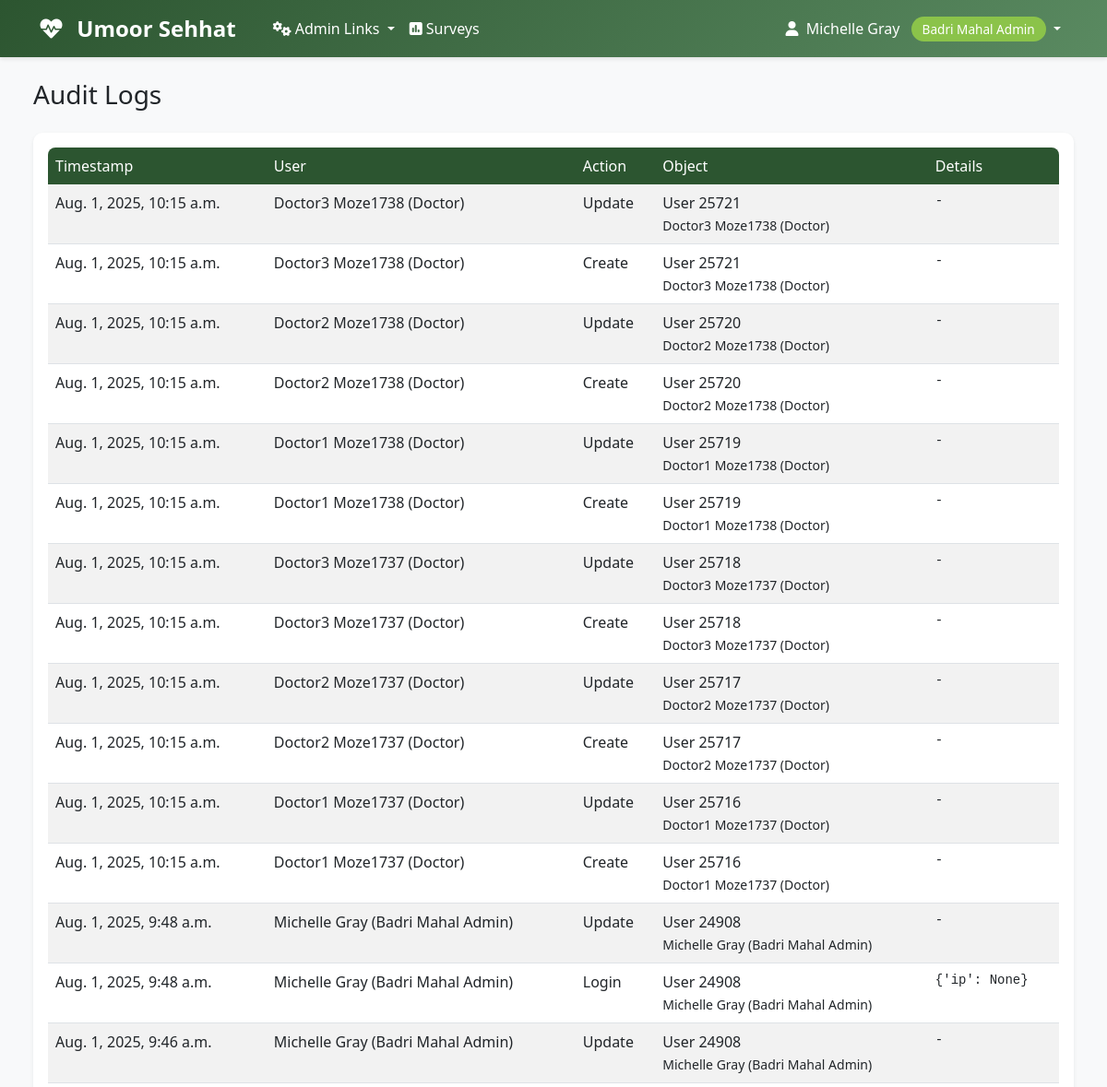
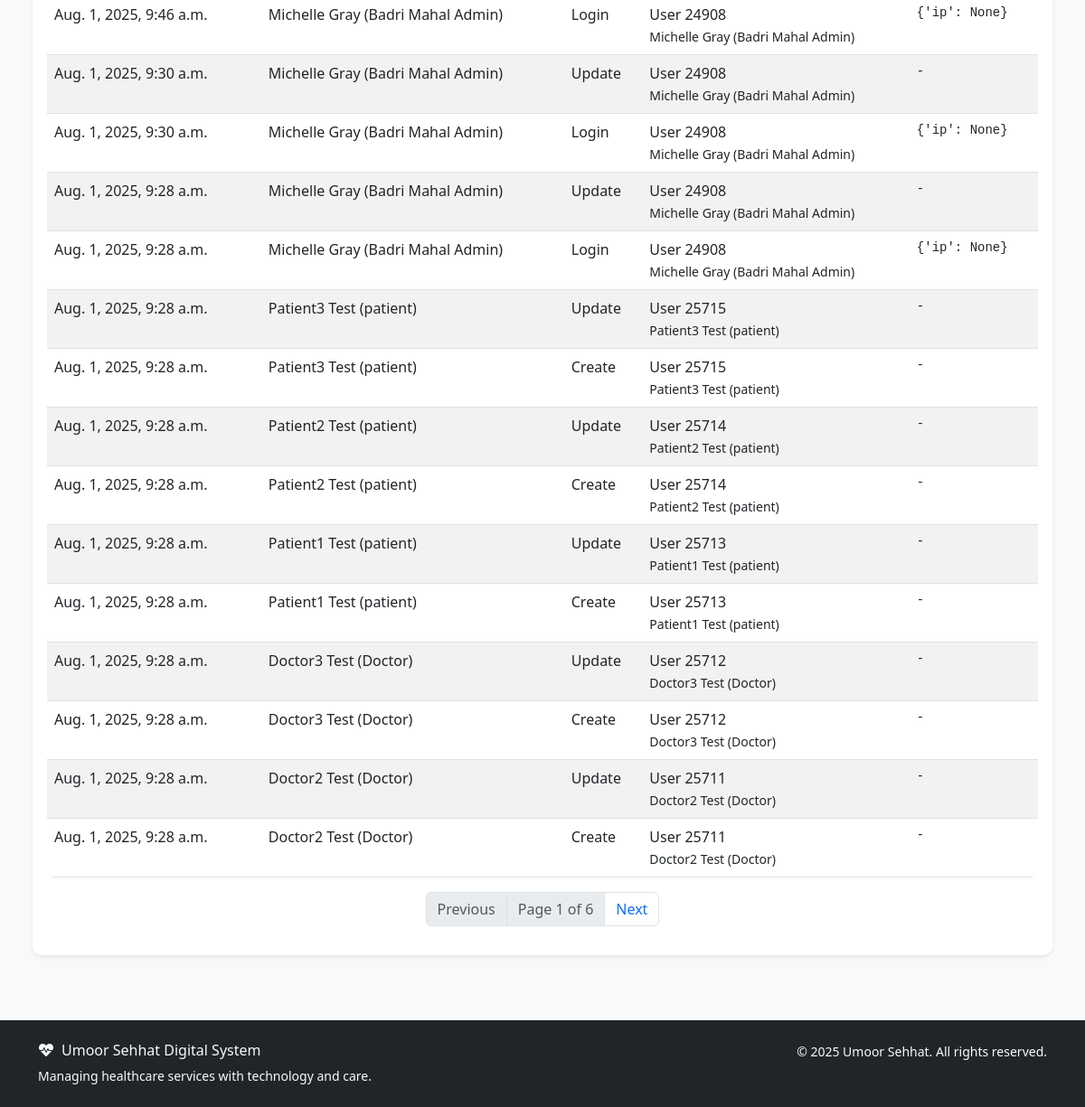
Screenshot of /accounts/audit-logs/ (signed in) with the database file from the repository (2 pictures, top to bottom).
### accounts/models.py (models this page shows, shortened)
class User(AbstractUser):
    ROLE_CHOICES = [
        ('aamil', 'Aamil'),
        ('moze_coordinator', 'Moze Coordinator'),
        ('doctor', 'Doctor'),
        ('student', 'Student'),
        ('badri_mahal_admin', 'Badri Mahal Admin'),
    ]
    role = models.CharField(max_length=20, choices=ROLE_CHOICES, default='student')
    its_id = models.CharField(
        max_length=8,
        unique=True,
        null=True,
        blank=True,
        validators=[RegexValidator(
            regex=r'^\d{8}$',
            message='ITS ID must be exactly 8 digits',
            code='invalid_its_id'
        )],
        help_text='8-digit ITS ID'
    )
    phone_number = models.CharField(max_length=15, blank=True, null=True)
    profile_photo = models.URLField(blank=True, null=True)
    arabic_name = models.CharField(max_length=100, blank=True, null=True)
    age = models.PositiveIntegerField(blank=True, null=True)
    verified_certificate = models.FileField(upload_to='certificates/', blank=True, null=True)
    specialty = models.CharField(max_length=100, blank=True, null=True)
    college = models.CharField(max_length=100, blank=True, null=True)  # For students
    specialization = models.CharField(max_length=100, blank=True, null=True)  # For students
    created_at = models.DateTimeField(auto_now_add=True)
    updated_at = models.DateTimeField(auto_now=True)
    def __str__(self):
        return f"{self.get_full_name()} ({self.get_role_display()})"
    def get_full_name(self):
        if self.arabic_name:
            return self.arabic_name
        return super().get_full_name() or self.username
    @property
    def is_aamil(self):
        return self.role == 'aamil'
    @property
    def is_moze_coordinator(self):
        return self.role == 'moze_coordinator'
    @property
    def is_doctor(self):
        return self.role == 'doctor'
    @property
    def is_student(self):
        return self.role == 'student'
    @property
    def is_admin(self):
        return self.role == 'badri_mahal_admin' or self.is_superuser
    class Meta:
        verbose_name = 'User'
        verbose_name_plural = 'Users'
        ordering = ['first_name', 'last_name']

class AuditLog(models.Model):
    ACTION_CHOICES = [
        ('create', 'Create'),
        ('update', 'Update'),
        ('delete', 'Delete'),
        ('login', 'Login'),
        ('logout', 'Logout'),
        ('permission_change', 'Permission Change'),
        ('other', 'Other'),
    ]
    user = models.ForeignKey(User, on_delete=models.SET_NULL, null=True, blank=True, related_name='audit_logs')
    action = models.CharField(max_length=32, choices=ACTION_CHOICES)
    object_type = models.CharField(max_length=64, blank=True, null=True)
    object_id = models.CharField(max_length=64, blank=True, null=True)
    object_repr = models.CharField(max_length=256, blank=True, null=True)
    timestamp = models.DateTimeField(auto_now_add=True)
    extra_data = models.JSONField(blank=True, null=True)
    class Meta:
        ordering = ['-timestamp']
        verbose_name = 'Audit Log'
        verbose_name_plural = 'Audit Logs'

### accounts/views.py (the view)
# urls.py: path('audit-logs/', views.AuditLogListView.as_view(), name='audit_log_list'),
class AuditLogListView(LoginRequiredMixin, UserPassesTestMixin, TemplateView):
    template_name = 'accounts/audit_log_list.html'
    paginate_by = 30
    def test_func(self):
        return self.request.user.is_admin
    def get_context_data(self, **kwargs):
        context = super().get_context_data(**kwargs)
        logs = AuditLog.objects.select_related('user').all()
        paginator = Paginator(logs, self.paginate_by)
        page_number = self.request.GET.get('page')
        page_obj = paginator.get_page(page_number)
        context['page_obj'] = page_obj
        return context

### templates/accounts/audit_log_list.html (shortened to what this page needs)
{% extends 'base.html' %}
{% block content %}
<div class="container-fluid px-2 px-md-4">
    <h1 class="h3 mb-4">Audit Logs</h1>
    <div class="card shadow-sm">
        <div class="card-body">
            <div class="table-responsive">
                <table class="table table-striped table-hover">
                    <thead>
                        <tr>
                            <th>Timestamp</th>
                            <th>User</th>
                            <th>Action</th>
                            <th>Object</th>
                            <th>Details</th>
                        </tr>
                    </thead>
                    <tbody>
                        {% for log in page_obj %}
                        <tr>
                            <td>{{ log.timestamp }}</td>
                            <td>{{ log.user|default:'-' }}</td>
                            <td>{{ log.get_action_display }}</td>
                            <td>{{ log.object_type }} {{ log.object_id }}<br><small>{{ log.object_repr }}</small></td>
                            <td><pre style="white-space: pre-wrap; word-break: break-all;">{{ log.extra_data|default:'-' }}</pre></td>
                        </tr>
                        {% empty %}
                        <tr><td colspan="5" class="text-center">No audit logs found.</td></tr>
                        {% endfor %}
                    </tbody>
                </table>
            </div>
            <nav>
                <ul class="pagination justify-content-center">
                    {% if page_obj.has_previous %}
                        <li class="page-item"><a class="page-link" href="?page={{ page_obj.previous_page_number }}">Previous</a></li>
                    {% else %}
                        <li class="page-item disabled"><span class="page-link">Previous</span></li>
                    {% endif %}
                    <li class="page-item disabled"><span class="page-link">Page {{ page_obj.number }} of {{ page_obj.paginator.num_pages }}</span></li>
                    {% if page_obj.has_next %}
                        <li class="page-item"><a class="page-link" href="?page={{ page_obj.next_page_number }}">Next</a></li>
                    {% else %}
                        <li class="page-item disabled"><span class="page-link">Next</span></li>
                    {% endif %}
                </ul>
            </nav>
        </div>
    </div>
</div>
{% endblock %}

### templates/base.html (shortened to what this page needs)
<!DOCTYPE html>
<html lang="en">
<head>
    <link href="https://cdn.jsdelivr.net/npm/bootstrap@5.3.0/dist/css/bootstrap.min.css" rel="stylesheet">
    <link href="https://cdnjs.cloudflare.com/ajax/libs/font-awesome/6.0.0/css/all.min.css" rel="stylesheet">
</head>
<body>
    <nav class="navbar navbar-expand-lg navbar-custom">
        <div class="container">
            <a class="navbar-brand text-white" href="{% url 'dashboard' %}">
                <i class="fas fa-heartbeat me-2"></i>
                Umoor Sehhat
            </a>
            <div class="collapse navbar-collapse" id="navbarNav">
                {% if user.is_authenticated %}
                    <ul class="navbar-nav me-auto">
                        {% if user.is_admin %}
                            <li class="nav-item dropdown">
                                <a class="nav-link dropdown-toggle" href="#" id="adminDropdown" role="button" data-bs-toggle="dropdown" aria-expanded="false">
                                    <i class="fas fa-cogs me-1"></i>Admin Links
                                </a>
                            </li>
                        {% endif %}
                        <li class="nav-item">
                            <a class="nav-link" href="{% url 'surveys:list' %}" class="text-decoration-none">
                                <i class="fas fa-poll me-1"></i>Surveys
                            </a>
                        </li>
                    </ul>
                    <ul class="navbar-nav">
                        <li class="nav-item dropdown">
                            <a class="nav-link dropdown-toggle" href="#" id="navbarDropdown" role="button" data-bs-toggle="dropdown">
                                <i class="fas fa-user me-1"></i>
                                {{ user.get_full_name|default:user.username }}
                                <span class="role-badge ms-2">{{ user.get_role_display }}</span>
                            </a>
                        </li>
                    </ul>
                {% endif %}
            </div>
        </div>
    </nav>
    <main class="container-fluid py-4">
        {% block content %}{% endblock %}
    </main>
    <footer class="bg-dark text-light py-4 mt-5">
        <div class="container">
            <div class="row">
                <div class="col-md-6">
                    <h6><i class="fas fa-heartbeat me-2"></i>Umoor Sehhat Digital System</h6>
                    <p class="small mb-0">Managing healthcare services with technology and care.</p>
                </div>
                <div class="col-md-6 text-md-end">
                    <p class="small mb-0">
                        &copy; {% now "Y" %} Umoor Sehhat. All rights reserved.
                    </p>
                </div>
            </div>
        </div>
    </footer>
</body>
</html>

### templates/base.html (style rules this page uses)
:root { --primary-color: #2c5530; --secondary-color: #5a8a61; --accent-color: #8bc34a; --text-dark: #2d3436; --bg-light: #f8f9fa; }
body { font-family: 'Segoe UI', Tahoma, Geneva, Verdana, sans-serif; background-color: var(--bg-light); }
.navbar-brand { font-weight: bold; color: white !important; font-size: 1.5rem; margin-right: 2rem; }
.navbar-custom { background: linear-gradient(135deg, var(--primary-color), var(--secondary-color)); box-shadow: 0 2px 4px rgba(0,0,0,.1); }
.navbar-custom .navbar-nav .nav-link { color: white !important; font-weight: 500; transition: all 0.3s ease; }
.card { border: none; border-radius: 10px; box-shadow: 0 4px 6px rgba(0,0,0,.1); transition: transform 0.3s ease; }
.role-badge { background: var(--accent-color); color: white; padding: 4px 12px; border-radius: 20px; font-size: 0.85rem; font-weight: 500; }
.table { border-radius: 8px; overflow: hidden; }
.table thead th { border: none; background: var(--primary-color); color: white; font-weight: 500; }

### rows the page displays
User: get_full_name "Michelle Gray", role "Badri Mahal Admin"
AuditLog: timestamp "Aug. 1, 2025, 10:15 a.m.", user "Doctor3 Moze1738 (Doctor)", action "Update", object_type "User", object_id "25721", object_repr "Doctor3 Moze1738 (Doctor)", extra_data "-"
AuditLog: timestamp "Aug. 1, 2025, 10:15 a.m.", user "Doctor3 Moze1738 (Doctor)", action "Create", object_type "User", object_id "25721", object_repr "Doctor3 Moze1738 (Doctor)", extra_data "-"
AuditLog: timestamp "Aug. 1, 2025, 10:15 a.m.", user "Doctor2 Moze1738 (Doctor)", action "Update", object_type "User", object_id "25720", object_repr "Doctor2 Moze1738 (Doctor)", extra_data "-"
AuditLog: timestamp "Aug. 1, 2025, 10:15 a.m.", user "Doctor2 Moze1738 (Doctor)", action "Create", object_type "User", object_id "25720", object_repr "Doctor2 Moze1738 (Doctor)", extra_data "-"
AuditLog: timestamp "Aug. 1, 2025, 10:15 a.m.", user "Doctor1 Moze1738 (Doctor)", action "Update", object_type "User", object_id "25719", object_repr "Doctor1 Moze1738 (Doctor)", extra_data "-"
AuditLog: timestamp "Aug. 1, 2025, 10:15 a.m.", user "Doctor1 Moze1738 (Doctor)", action "Create", object_type "User", object_id "25719", object_repr "Doctor1 Moze1738 (Doctor)", extra_data "-"
AuditLog: timestamp "Aug. 1, 2025, 10:15 a.m.", user "Doctor3 Moze1737 (Doctor)", action "Update", object_type "User", object_id "25718", object_repr "Doctor3 Moze1737 (Doctor)", extra_data "-"
AuditLog: timestamp "Aug. 1, 2025, 10:15 a.m.", user "Doctor3 Moze1737 (Doctor)", action "Create", object_type "User", object_id "25718", object_repr "Doctor3 Moze1737 (Doctor)", extra_data "-"
AuditLog: timestamp "Aug. 1, 2025, 10:15 a.m.", user "Doctor2 Moze1737 (Doctor)", action "Update", object_type "User", object_id "25717", object_repr "Doctor2 Moze1737 (Doctor)", extra_data "-"
AuditLog: timestamp "Aug. 1, 2025, 10:15 a.m.", user "Doctor2 Moze1737 (Doctor)", action "Create", object_type "User", object_id "25717", object_repr "Doctor2 Moze1737 (Doctor)", extra_data "-"
AuditLog: timestamp "Aug. 1, 2025, 10:15 a.m.", user "Doctor1 Moze1737 (Doctor)", action "Update", object_type "User", object_id "25716", object_repr "Doctor1 Moze1737 (Doctor)", extra_data "-"
AuditLog: timestamp "Aug. 1, 2025, 10:15 a.m.", user "Doctor1 Moze1737 (Doctor)", action "Create", object_type "User", object_id "25716", object_repr "Doctor1 Moze1737 (Doctor)", extra_data "-"
AuditLog: timestamp "Aug. 1, 2025, 9:48 a.m.", user "Michelle Gray (Badri Mahal Admin)", action "Update", object_type "User", object_id "24908", object_repr "Michelle Gray (Badri Mahal Admin)", extra_data "-"
AuditLog: timestamp "Aug. 1, 2025, 9:48 a.m.", user "Michelle Gray (Badri Mahal Admin)", action "Login", object_type "User", object_id "24908", object_repr "Michelle Gray (Badri Mahal Admin)", extra_data "{'ip': None}"
AuditLog: timestamp "Aug. 1, 2025, 9:46 a.m.", user "Michelle Gray (Badri Mahal Admin)", action "Update", object_type "User", object_id "24908", object_repr "Michelle Gray (Badri Mahal Admin)", extra_data "-"
AuditLog: timestamp "Aug. 1, 2025, 9:46 a.m.", user "Michelle Gray (Badri Mahal Admin)", action "Login", object_type "User", object_id "24908", object_repr "Michelle Gray (Badri Mahal Admin)", extra_data "{'ip': None}"
AuditLog: timestamp "Aug. 1, 2025, 9:30 a.m.", user "Michelle Gray (Badri Mahal Admin)", action "Update", object_type "User", object_id "24908", object_repr "Michelle Gray (Badri Mahal Admin)", extra_data "-"
AuditLog: timestamp "Aug. 1, 2025, 9:30 a.m.", user "Michelle Gray (Badri Mahal Admin)", action "Login", object_type "User", object_id "24908", object_repr "Michelle Gray (Badri Mahal Admin)", extra_data "{'ip': None}"
AuditLog: timestamp "Aug. 1, 2025, 9:28 a.m.", user "Michelle Gray (Badri Mahal Admin)", action "Update", object_type "User", object_id "24908", object_repr "Michelle Gray (Badri Mahal Admin)", extra_data "-"
AuditLog: timestamp "Aug. 1, 2025, 9:28 a.m.", user "Michelle Gray (Badri Mahal Admin)", action "Login", object_type "User", object_id "24908", object_repr "Michelle Gray (Badri Mahal Admin)", extra_data "{'ip': None}"
AuditLog: timestamp "Aug. 1, 2025, 9:28 a.m.", user "Patient3 Test (patient)", action "Update", object_type "User", object_id "25715", object_repr "Patient3 Test (patient)", extra_data "-"
AuditLog: timestamp "Aug. 1, 2025, 9:28 a.m.", user "Patient3 Test (patient)", action "Create", object_type "User", object_id "25715", object_repr "Patient3 Test (patient)", extra_data "-"
AuditLog: timestamp "Aug. 1, 2025, 9:28 a.m.", user "Patient2 Test (patient)", action "Update", object_type "User", object_id "25714", object_repr "Patient2 Test (patient)", extra_data "-"
AuditLog: timestamp "Aug. 1, 2025, 9:28 a.m.", user "Patient2 Test (patient)", action "Create", object_type "User", object_id "25714", object_repr "Patient2 Test (patient)", extra_data "-"
AuditLog: timestamp "Aug. 1, 2025, 9:28 a.m.", user "Patient1 Test (patient)", action "Update", object_type "User", object_id "25713", object_repr "Patient1 Test (patient)", extra_data "-"
AuditLog: timestamp "Aug. 1, 2025, 9:28 a.m.", user "Patient1 Test (patient)", action "Create", object_type "User", object_id "25713", object_repr "Patient1 Test (patient)", extra_data "-"
AuditLog: timestamp "Aug. 1, 2025, 9:28 a.m.", user "Doctor3 Test (Doctor)", action "Update", object_type "User", object_id "25712", object_repr "Doctor3 Test (Doctor)", extra_data "-"
AuditLog: timestamp "Aug. 1, 2025, 9:28 a.m.", user "Doctor3 Test (Doctor)", action "Create", object_type "User", object_id "25712", object_repr "Doctor3 Test (Doctor)", extra_data "-"
AuditLog: timestamp "Aug. 1, 2025, 9:28 a.m.", user "Doctor2 Test (Doctor)", action "Update", object_type "User", object_id "25711", object_repr "Doctor2 Test (Doctor)", extra_data "-"
AuditLog: timestamp "Aug. 1, 2025, 9:28 a.m.", user "Doctor2 Test (Doctor)", action "Create", object_type "User", object_id "25711", object_repr "Doctor2 Test (Doctor)", extra_data "-"

### other values shown
{{ page_obj.number }} "1"
{{ page_obj.paginator.num_pages }} "6"
